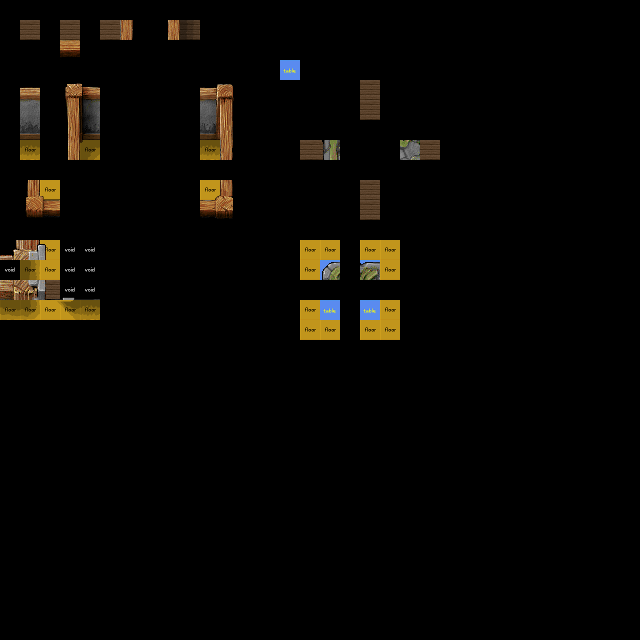

Below is a game level as drawn by its tile map, then a one-line description and the .tmx that defines it (tile-layer data replaced by summaries):
An orthogonal 32x32 tile map with 20x20 px tiles, 5 tile layers (ruleRegions, ruleSet, rule_floor, rule_shadow, ...), 6 tilesets.

<map version="1.0" orientation="orthogonal" width="32" height="32" tilewidth="20" tileheight="20">
 <properties>
  <property name="AutomappingRadius" value="4" />
  <property name="DeleteTiles" value="1" />
 </properties>
 <tileset firstgid="1" name="rules" tilewidth="20" tileheight="20">
  <image source="../../images/set_rules.png" width="60" height="60" />
 </tileset>
 <tileset firstgid="10" name="TABLE" tilewidth="20" tileheight="20">
  <image source="../../images/TABLE.png" width="240" height="220" />
 </tileset>
 <tileset firstgid="130" name="VILFLR" tilewidth="20" tileheight="20">
  <image source="../../images/VILFLR.png" width="320" height="240" />
 </tileset>
 <tileset firstgid="322" name="VILINT" tilewidth="20" tileheight="20">
  <image source="../../images/VILINT.png" width="320" height="240" />
 </tileset>
 <tileset firstgid="514" name="VILSHD" tilewidth="20" tileheight="20">
  <image source="../../images/VILSHD.png" trans="ff00ff" width="320" height="240" />
 </tileset>
 <tileset firstgid="706" name="DOOR" tilewidth="20" tileheight="20">
  <image source="../../images/DOOR.png" trans="ff00ff" width="200" height="200" />
 </tileset>
 <layer name="ruleRegions" width="32" height="32">
  <data>[1024 cells, 80 non-empty, 1 distinct tile ids]</data>
 </layer>
 <layer name="ruleSet" width="32" height="32">
  <data>[1024 cells, 80 non-empty, 4 distinct tile ids]</data>
 </layer>
 <layer name="rule_floor" width="32" height="32">
  <data>[1024 cells, 14 non-empty, 1 distinct tile ids]</data>
 </layer>
 <layer name="rule_shadow" width="32" height="32" opacity="0.46">
  <data>[1024 cells, 12 non-empty, 10 distinct tile ids]</data>
 </layer>
 <layer name="rule_wall" width="32" height="32">
  <data>[1024 cells, 60 non-empty, 60 distinct tile ids]</data>
 </layer>
</map>